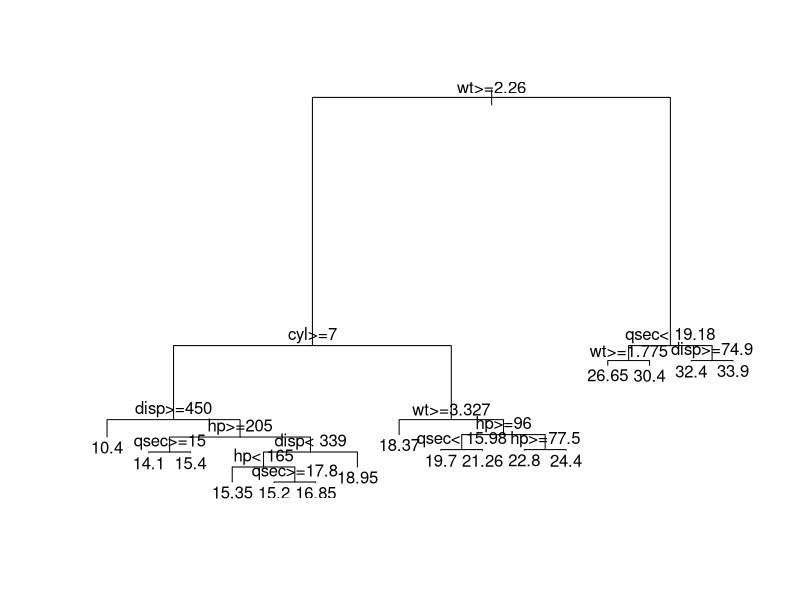
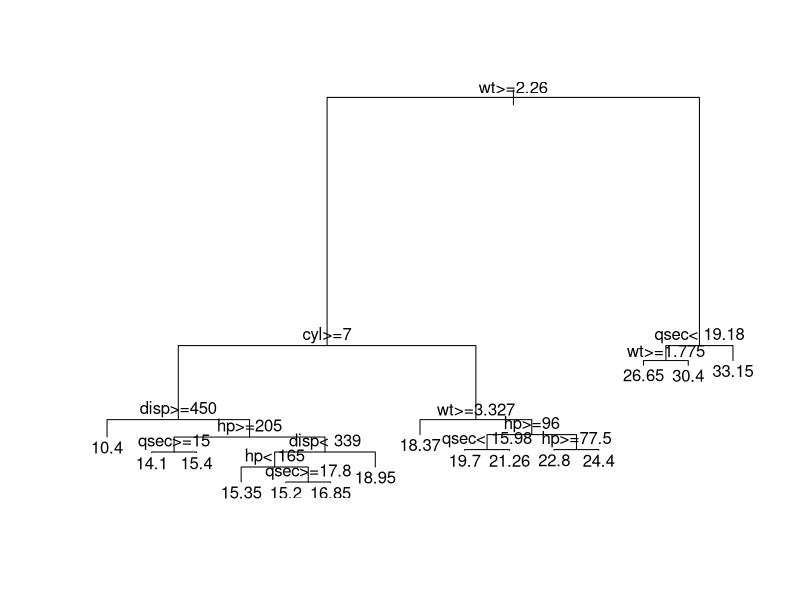
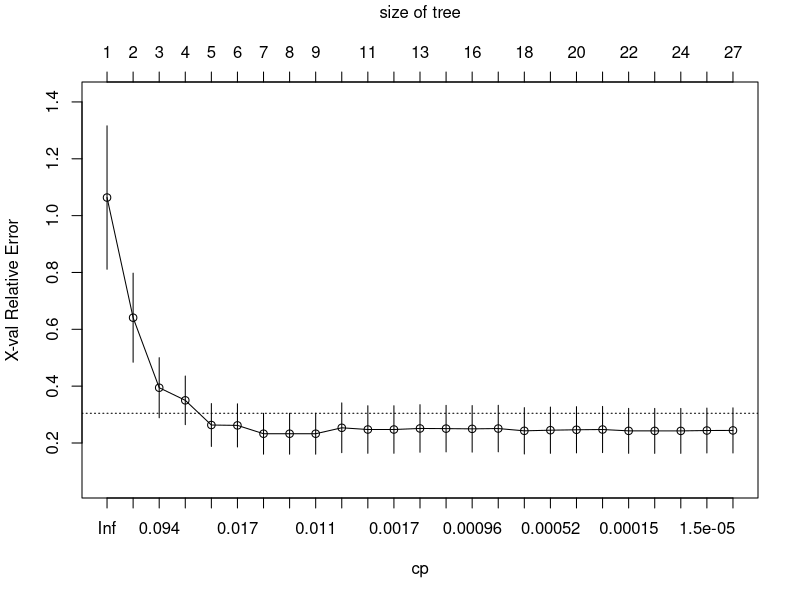

The R script that drew these images, in order:
## ---- chunk 1
library (rpart)
## ---- chunk 2
iris = (iris)
iris
## ---- chunk 3
Tc = rpart (Species ~., data = iris)
Tc
## ---- chunk 4
#Construct maximal tree:

Tc=rpart (Species~., data=iris, control = rpart.control (cp= 10^(-15), minsplit = 2))
Tc
## ---- chunk 5
P= predict (Tc, type = 'class')
V= iris$Species
V
## ---- chunk 6
#Calculate the error:
error = sum (V != P)
error
## ---- chunk 7

#Maximal tree for cars dataset
cars = (mtcars)


cars
Tr = rpart (mpg~., data = cars, control = rpart.control(minsplit = 2, cp = 10^(-15)))
Tr
## ---- chunk 8
#calculate the error
Vr=mtcars$mpg
Pr=predict (Tr)
err2=sum ( (Pr-Vr) ^2)
err2
## ---- chunk 9
#alpha values
Tr$cptable
## ---- chunk 10
#pruning:

C= Tr$cptable
T1=prune (Tr,cp=C[24,1])
T2=prune (Tr,cp=C[23,1])
T3=prune (Tr,cp=C[22,1])
T4=prune (Tr,cp=C[21,1])
T5=prune (Tr,cp=C[20,1])
T10=prune (Tr,cp=C[15,1])
T11=prune (Tr,cp=C[14,1])
T12=prune (Tr,cp=C[13,1])
plot (T10)
text (T10)
## ---- chunk 11
plot (T11)
text (T11)
## ---- chunk 12
plotcp (Tr)
